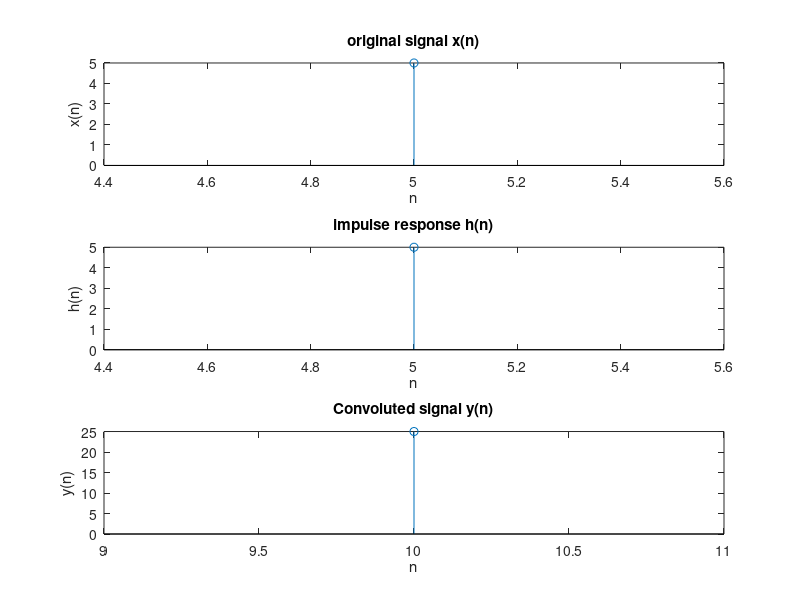

This chart was generated by the following MATLAB code:
clc;
clear all;
close all;

x  = input('Samples for x(n): ');
xn = input('sample range: ');

subplot(3,1,1);
stem(xn,x);
xlabel('n');
ylabel('x(n)');
title('original signal x(n)');

h  = input('Samples for h(n): ');
hn = input('sample range: ');

subplot(3,1,2);
stem(hn,h);
xlabel('n');
ylabel('h(n)');
title('impulse response h(n)');

%now calculate convolution
%creating result matrix
z=[];
for i=1:length(x)
    g = h .* x(i);
    z = [z;g];
end

[r c]=size(z);
target = r+c;
start = 2;
y=[];
diagonalSum=0;
while(start<=target)
    for(i=1:r)
        for(j=1:c)
            if((i+j)==start)
                diagonalSum = diagonalSum + z(i,j);
            end
        end
    end
    
    start = start + 1;
    y = [y diagonalSum];
    diagonalSum=0;
end

start_y = min(xn) + min(hn);
end_y = max(xn) + max(hn);
yn = start_y:1:end_y;
subplot(3,1,3);
stem(yn,y);
xlabel('n');
ylabel('y(n)');
title('Convoluted signal y(n)');